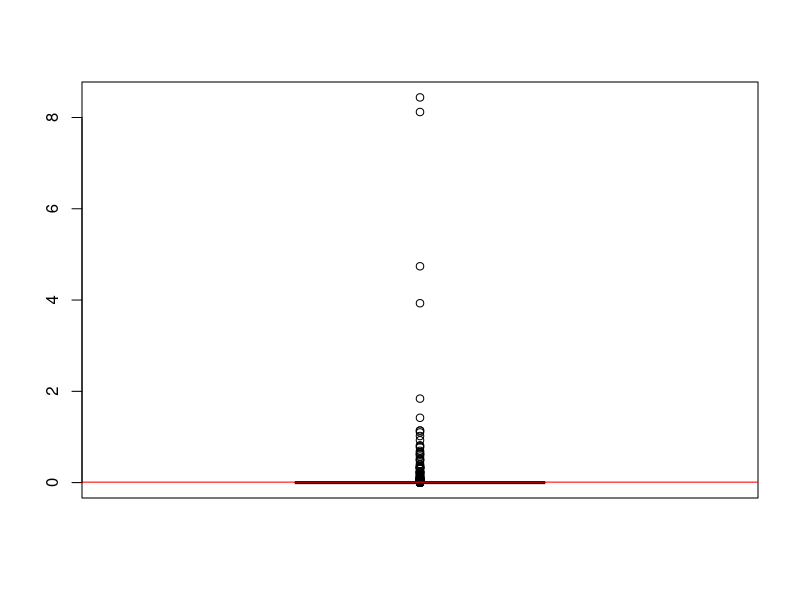
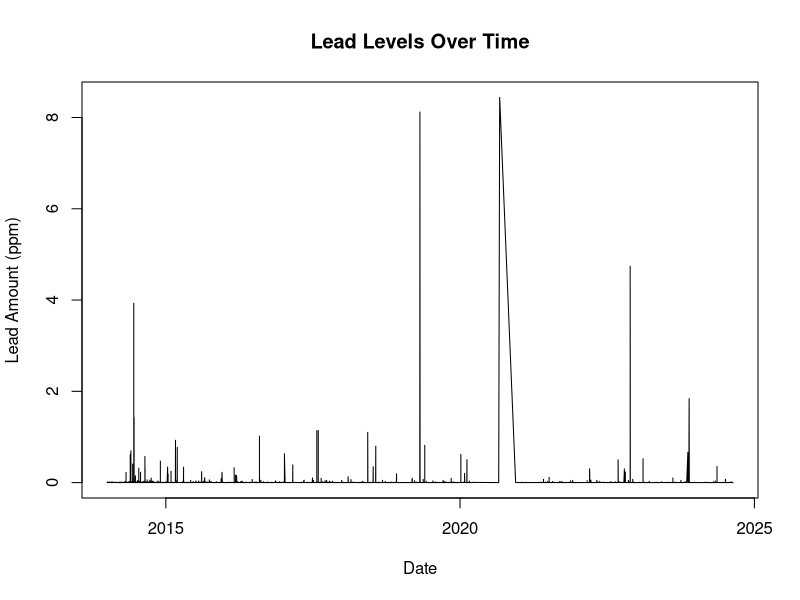
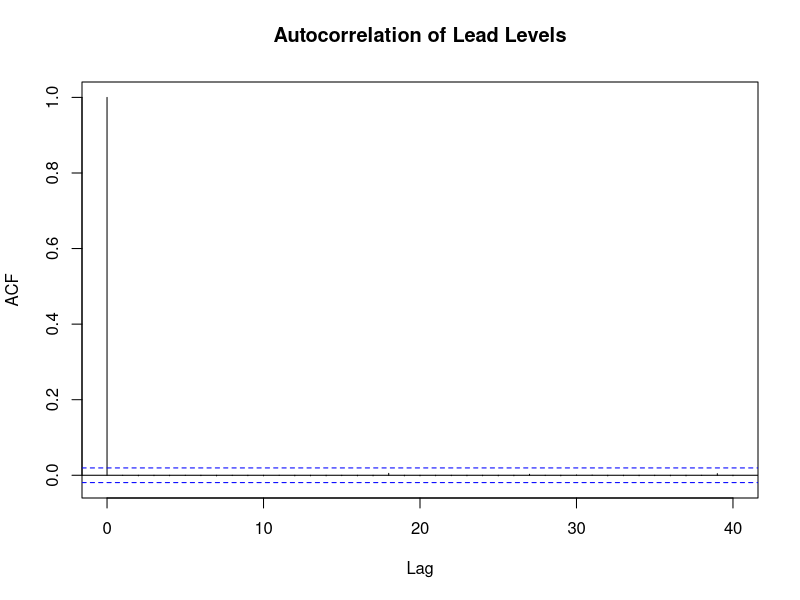
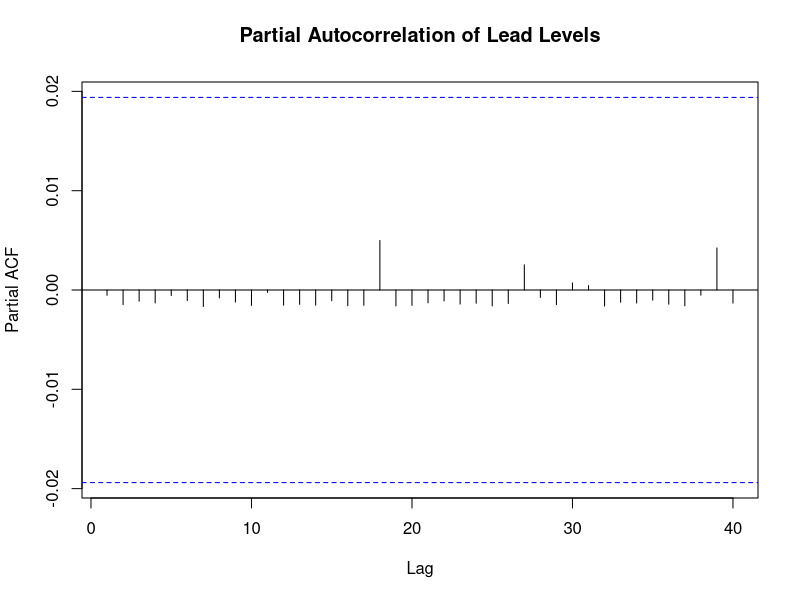
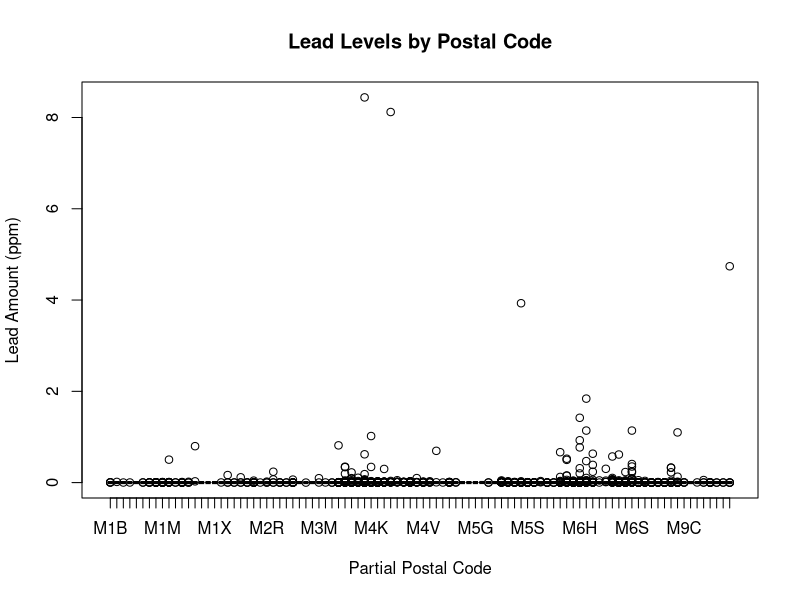
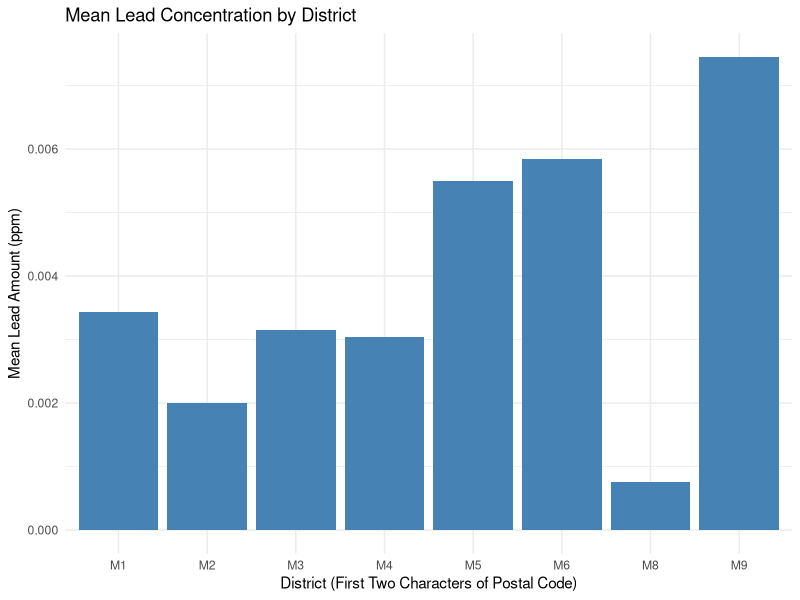

Write R code to recreate these figures, in order.
## ---- chunk 1
#| include: false
#| warning: false
#| message: false

library(tidyverse)
library(ggplot2)

data <- read_csv(here::here("data/analysis_data/analysis_data.csv"))
lead = data$`Lead Amount (ppm)`

## ---- chunk 2
#| label: table1summary
#| fig-cap: "Table 1: Summary of the lead amount in ppm"
#| echo: false
summary(data$`Lead Amount (ppm)`)
## ---- chunk 3
#| label: figure1boxplot
#| fig-cap: "Figure 1: summary of the lead amount in ppm"
#| echo: false
boxplot(data$`Lead Amount (ppm)`)
abline(h = 0.010011423, col = "red")
## ---- chunk 4
#| echo: false
threshold <- 0.010011423
below = data$`Lead Amount (ppm)` < threshold
sum(below)/10215

## ---- chunk 5
#| label: figure2ggplot
#| fig-cap: "Figure 2: Lead Levels changed over time for times seriese analysis"
#| echo: false
plot(data$`Sample Date`, data$`Lead Amount (ppm)`, type='l', main="Lead Levels Over Time", xlab="Date", ylab="Lead Amount (ppm)")

## ---- chunk 6
#| label: figure3ACF
#| fig-cap: "Figure 3: Autocorrelation function for lead concentrations"
#| echo: false
# Autocorrelation function (ACF)
acf(data$`Lead Amount (ppm)`, na.action = na.omit, main="Autocorrelation of Lead Levels")
## ---- chunk 7
#| label: figure4PACF
#| fig-cap: "Figure 4: Partial Autocorrelation function for lead concentrations"
#| echo: false
# Partial Autocorrelation function (PACF)
pacf(data$`Lead Amount (ppm)`, na.action = na.omit, main="Partial Autocorrelation of Lead Levels")

## ---- chunk 8
#| label: figure5
#| fig-cap: "Figure 5: Outliers categorized by district"
#| echo: false
boxplot(`Lead Amount (ppm)` ~ PartialPostalCode, data=data, main="Lead Levels by Postal Code", xlab="Partial Postal Code", ylab="Lead Amount (ppm)")

## ---- chunk 9
#| label: figure6
#| fig-cap: "Figure 6: Mean lead concentration categorized by first two characters in partial postal code"
#| echo: false
# Load necessary library
library(ggplot2)


# Remove rows with LeadAmountPPM > 4
filtered_data <- subset(data, `Lead Amount (ppm)` <= 4)

# Categorize by the first two characters of PartialPostalCode
filtered_data$District <- substr(filtered_data$PartialPostalCode, 1, 2)

# Step 3: Calculate the mean of LeadAmountPPM by District
mean_lead_by_district <- aggregate(`Lead Amount (ppm)` ~ District, data = filtered_data, FUN = mean)
print(mean_lead_by_district)
# Step 4: Construct a bar graph using ggplot2
ggplot(mean_lead_by_district, aes(x = District, y = `Lead Amount (ppm)`)) +
  geom_bar(stat = "identity", fill = "steelblue") +
  labs(title = "Mean Lead Concentration by District",
       x = "District (First Two Characters of Postal Code)",
       y = "Mean Lead Amount (ppm)") +
  theme_minimal()


## ---- chunk 10
threshold <- 0.010
high_lead_samples <- data[data$`Lead Amount (ppm)` > threshold, ]

# Count of samples above the threshold
nrow(high_lead_samples)

# Percentage of samples above threshold
(nrow(high_lead_samples) / nrow(data)) * 100

